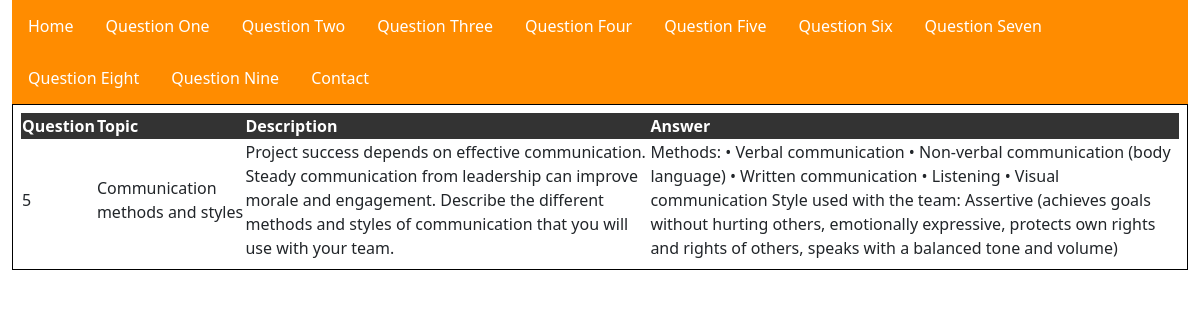
Screenshot of /Question5.php with the database file from the repository.
### tables this page shows
CREATE TABLE `questions` (
  `Question` int(11) NOT NULL AUTO_INCREMENT,
  `Topic` text NOT NULL,
  `Description` text NOT NULL,
  `Answer` text NOT NULL,
  UNIQUE KEY `Question` (`Question`)
);

### Question5.php (the view, shortened to what this page needs)
<!DOCTYPE html>
<html>
<head>
<link href="https://cdn.jsdelivr.net/npm/bootstrap@5.0.2/dist/css/bootstrap.min.css" rel="stylesheet">
 <link rel="stylesheet" href="formating.css">
</head>
<body>
<div class = 'container-fluid', id= "Question5">
<?php
     include_once('navigation.php');
$mysqli = new mysqli("localhost", "root", "MyWeb20", "assessmentTwo");
?>
<div class="Table">
<table>
<div class ="Tablehead">
            <thead>
            <th>Question</th>
            <th>Topic</th>
            <th>Description</th>
            <th>Answer</th>
            </thead>
</div>
<?php
$sql = "SELECT * FROM questions WHERE Question = 5";
if($result = $mysqli->query($sql)){
    if($result->num_rows > 0){
        while($row = $result->fetch_array()){
?>
           <tr>
             <td> <?php echo  $row['Question'] ?></td>
             <td> <?php echo $row['Topic']?> </td>
             <td><?php echo $row['Description']?></td>
             <td><?php echo  $row['Answer'] ?></td>
            </tr>
      </table>
</div>
<?php
}
    } else{
        echo "No records matching your query were found.";
    }
} else{
    echo "ERROR: Could not able to execute $sql. " . $mysqli->error;
}
?>
</body>
</html>

### formating.css (style rules this page uses)
thead { background-color: #333; color: white }
.Table { border-collapse: collapse; border: 1px solid black; padding: 8px; }
.Tablehead { font-weight: bold; color: white; font-size: 50px; }

### rows the page displays
questions: Question "5", Topic "Communication methods and styles", Description "Project success depends on effective communication. Steady communication from leadership can improve morale and engagement. Describe the different methods and styles of communication that you will use with your team.", Answer "Methods: • Verbal communication • Non-verbal communication (body language) • Written communication • Listening • Visual communication Style used with the team: Assertive (achieves goals without hurting others, emotionally expressive, protects own rights and rights of others, speaks with a balanced tone and volume)"
